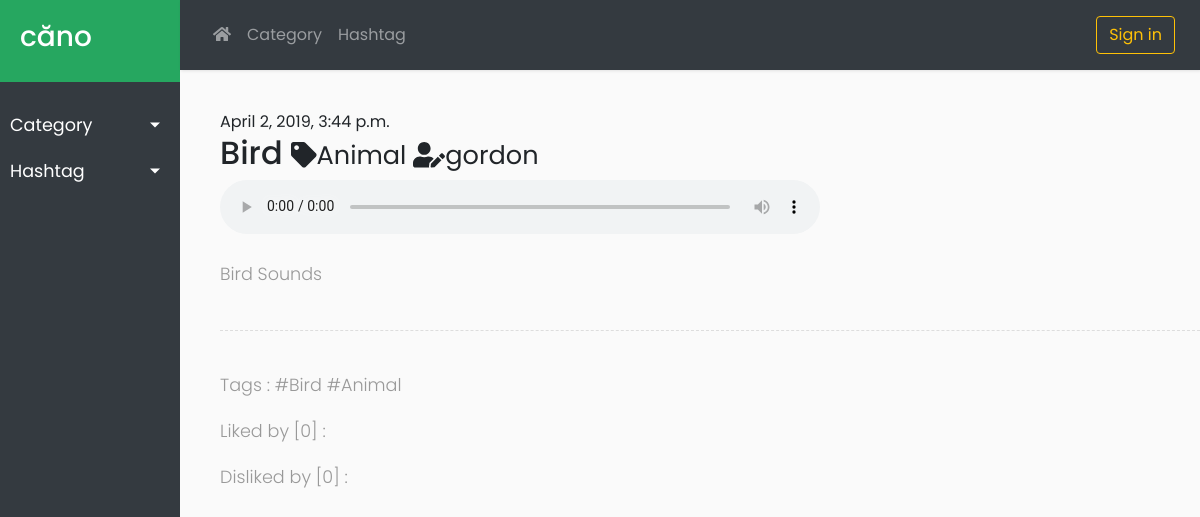
The page /post/19/ on the database its author committed.
### board/models.py (models this page shows, shortened)
class Post(models.Model):
    author = models.ForeignKey('auth.User', related_name='posts', on_delete=models.CASCADE)
    category = models.ForeignKey('board.Category', related_name='posts', default=0, on_delete=models.CASCADE)
    title = models.CharField(max_length=100)
    text = models.TextField()
    audio_file = models.FileField(blank=True, upload_to=upload_audio)
    created_date = models.DateTimeField(default=timezone.localtime)
    published_date = models.DateTimeField(blank=True, null=True)
    like = models.IntegerField(default=0)
    dislike = models.IntegerField(default=0)
    like_list = models.TextField(blank=True)
    dislike_list = models.TextField(blank=True)
    tag_list = models.TextField(blank=True)

class Category(models.Model):
    name = models.CharField(max_length=100)
    post_count = models.IntegerField(default=0)
    def __str__(self):
        return self.name

### board/views.py (the view)
# urls.py: path('post/<int:pk>/', views.post_detail, name='post_detail'),
def post_detail(request, pk):
    categories = Category.objects.all().order_by('id')
    tags = Tag.objects.all().order_by('id')
    post = get_object_or_404(Post, pk=pk)
    return render(request, 'board/post_detail.html', {
            'post': post, 'tags': tags, 'categories': categories})

### board/templates/board/post_detail.html (shortened to what this page needs)
{% extends 'board/base2.html' %}
{% block sidebar %}
    <li>
        <a href="#catSubmenu" data-toggle="collapse" aria-expanded="false" class="dropdown-toggle">Category</a>
    </li>
    <li>
        <a href="#tagSubmenu" data-toggle="collapse" aria-expanded="false" class="dropdown-toggle">Hashtag</a>
    </li>
{% endblock %}
{% block topnav %}
    <li class="nav-item dropdown">
        <a class="nav-link dropdown-toggle-split" href="#" id="dropdown1" data-toggle="dropdown" aria-haspopup="true" aria-expanded="false">Category</a>
    </li>
    <li class="nav-item dropdown">
        <a class="nav-link dropdown-toggle-split" href="#" id="dropdown2" data-toggle="dropdown" aria-haspopup="true" aria-expanded="false">Hashtag</a>
    </li>
{% endblock %}
{% block content %}
    <div class="post">
        <div class="date">
            {{ post.created_date }}
        </div>
        <h2>
            {{ post.title }}
            <small><i class="fas fa-tag"></i>{{ post.category }}  <i class="fas fa-user-edit"></i>{{ post.author }}</small>
        </h2>
        <p>
        {% if post.audio_file %}
            <audio controls style="width:100%; max-width:600px">
                <source src="{{ post.audio_file.url }}">
            </audio>
        {% else %}
            <p>[Audio file NOT uploaded]</p>
        {% endif %}
        </p>
        <p>{{ post.text|linebreaksbr }}</p>
        <div class="line"></div>
        <p>Tags : {{ post.tag_list }}</p>
        <p>Liked by [{{ post.like }}] : {{ post.like_list }}</p>
        <p>Disliked by [{{ post.dislike }}] : {{ post.dislike_list }}</p>
    </div>
{% endblock %}

### board/static/css/board2.css (style rules this page uses)
body { font-family: 'Poppins', sans-serif; background: #fafafa; }
p { font-family: 'Poppins', sans-serif; font-size: 1.1em; font-weight: 300; line-height: 1.7em; color: #999; }
a, a:hover, a:focus { color: inherit; text-decoration: none; transition: all 0.3s; }
.line { width: 100%; height: 1px; border-bottom: 1px dashed #ddd; margin: 40px 0; }
#sidebar ul li a { padding: 10px; font-size: 1.1em; display: block; }
a[data-toggle="collapse"] { position: relative; }
.dropdown-toggle::after { display: block; position: absolute; top: 50%; right: 20px; transform: translateY(-50%); }
#content .post { padding-left: 40px; }

### rows shown on the page
Post: created_date "April 2, 2019, 3:44 p.m.", title "Bird", category "Animal", author "gordon", text "Bird Sounds", tag_list "#Bird #Animal", like "0", dislike "0"
